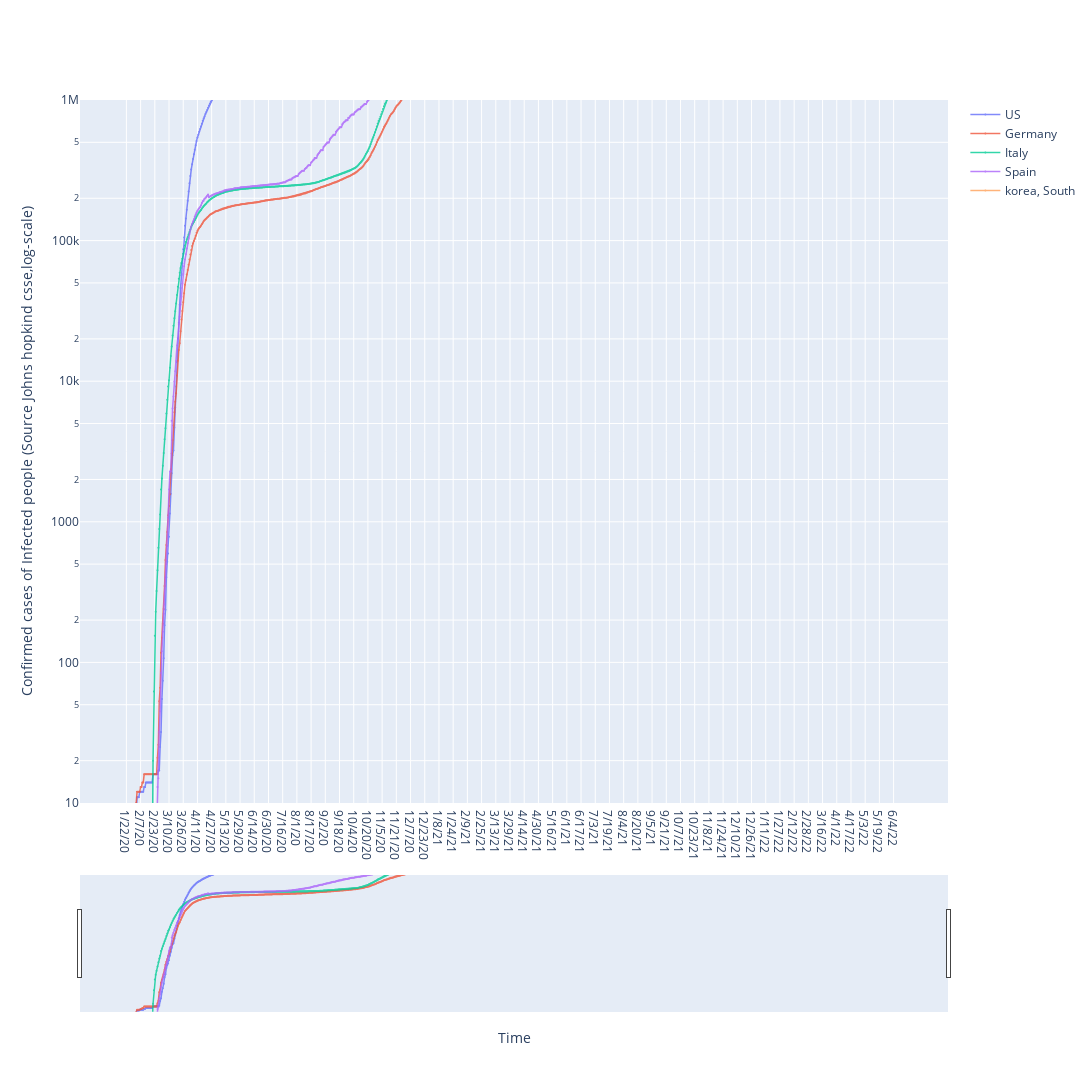

The cell this chart's notebook holds for it:
### Code cell
fig = go.Figure()
for each in country_list:
    fig.add_trace(go.Scatter(x= df_plot.date,
                        y = df_plot[each],
                        mode ='markers+lines',
                        opacity =0.8 ,
                        line_width = 1.5 ,
                        marker_size = 2,     
                        name = each))
fig.update_layout(
    width = 1600 ,
    height= 1200,
    xaxis_title ='Time', 
     yaxis_title ='Confirmed cases of Infected people (Source Johns hopkind csse,log-scale)'
)
fig.update_yaxes(type="log",range =[1,6])

fig.update_layout(xaxis_rangeslider_visible=True)
fig.show()

### Figure 1 — Plotly figure (JSON) as saved in the notebook; plotly's stock layout.template omitted (floating-point values rounded to 4 significant figures; data arrays with more than 128 entries replaced by an {"elided": "..."} marker saying what was removed)
{"data": [{"line": {"width": 1.5}, "marker": {"size": 2}, "mode": "markers+lines", "name": "US", "opacity": 0.8, "type": "scatter", "x": {"elided": "874 str values"}, "y": {"elided": "874 int values"}}, {"line": {"width": 1.5}, "marker": {"size": 2}, "mode": "markers+lines", "name": "Germany", "opacity": 0.8, "type": "scatter", "x": {"elided": "874 str values"}, "y": {"elided": "874 int values"}}, {"line": {"width": 1.5}, "marker": {"size": 2}, "mode": "markers+lines", "name": "Italy", "opacity": 0.8, "type": "scatter", "x": {"elided": "874 str values"}, "y": {"elided": "874 int values"}}, {"line": {"width": 1.5}, "marker": {"size": 2}, "mode": "markers+lines", "name": "Spain", "opacity": 0.8, "type": "scatter", "x": {"elided": "874 str values"}, "y": {"elided": "874 int values"}}, {"line": {"width": 1.5}, "marker": {"size": 2}, "mode": "markers+lines", "name": "korea, South", "opacity": 0.8, "type": "scatter", "x": {"elided": "874 str values"}, "y": {"elided": "874 int values"}}], "layout": {"height": 1200, "width": 1600, "xaxis": {"rangeslider": {"visible": true}, "title": {"text": "Time"}}, "yaxis": {"range": [1, 6], "title": {"text": "Confirmed cases of Infected people (Source Johns hopkind csse,log-scale)"}, "type": "log"}}}
